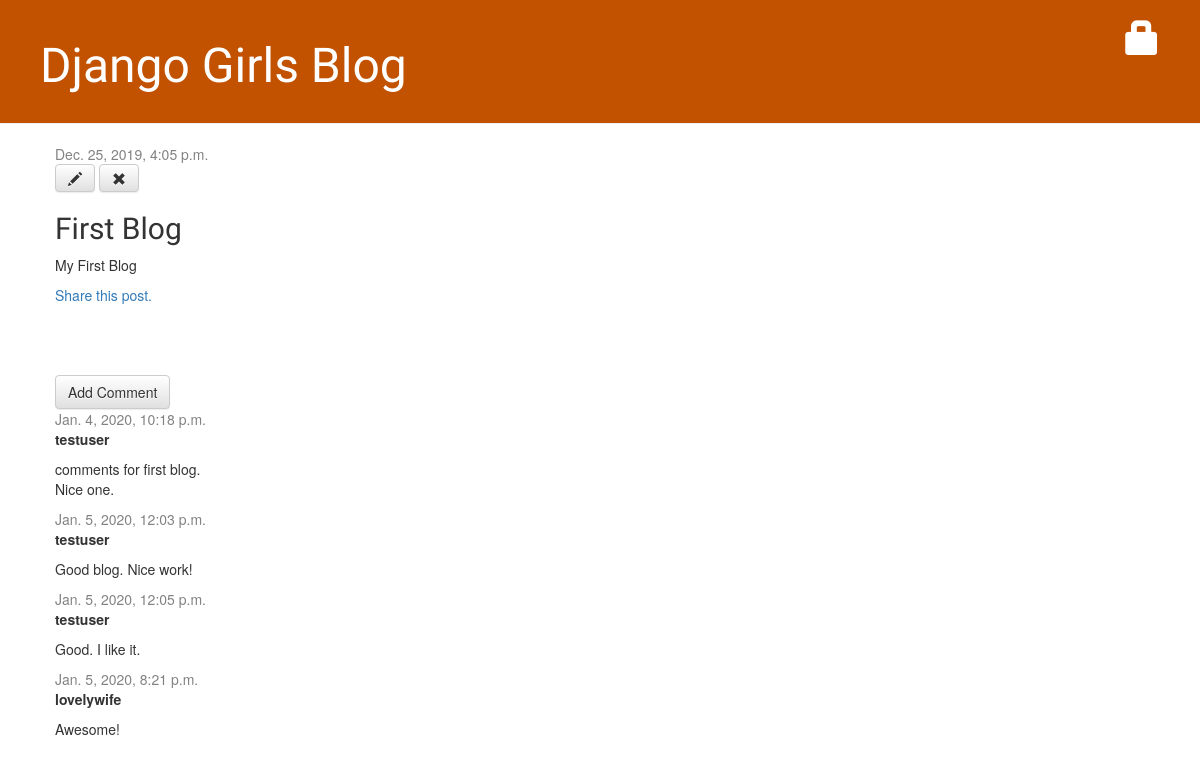
The app's page /post/1/ with its own data.
### blog/models.py (models this page shows, shortened)
class Post(models.Model):
    author = models.ForeignKey(settings.AUTH_USER_MODEL, on_delete=models.CASCADE)
    title = models.CharField(max_length=200)
    text = models.TextField()
    created_date = models.DateTimeField(default=timezone.now)
    published_date = models.DateTimeField(blank=True, null=True)

class Comment(models.Model):
    post = models.ForeignKey('blog.Post', on_delete=models.CASCADE, related_name='comments')
    author = models.CharField(max_length=200)
    text = models.TextField()
    created_date = models.DateTimeField(default=timezone.now)
    approved_comment = models.BooleanField(default=False)

### blog/views.py (the view)
# urls.py: path('post/<int:pk>/', views.post_detail, name='post_detail'),
def post_detail(request, pk):
    post = get_object_or_404(Post, pk=pk)
    return render(request, 'blog/post_detail.html', {'post':post})

### blog/templates/blog/post_detail.html (shortened to what this page needs)
{% extends 'blog/base.html' %}
{% block content %}
    <div class="post">
        {% if post.published_date %}
            <div class="date">
                {{ post.published_date }}
            </div>
        {% else %}
            <a class="btn btn-default" href="{% url 'post_publish' pk=post.pk %}">Publish</a>
        {% endif %}
        <a class="btn btn-default" href="{% url 'post_edit' pk=post.pk %}"><span
            class="glyphicon glyphicon-pencil"></span></a>
        <a class="btn btn-default" href="{% url 'post_remove' pk=post.pk%}"><span
            class="glyphicon glyphicon-remove"></span></a>
        <h2> {{ post.title }} </h2>
        <p> {{ post.text|linebreaksbr }}</p>
        <p>
            <a href="{% url 'post_share' pk=post.pk %}">
                Share this post.
            </a>
        </p>
    </div>
    <a class="btn btn-default" href="{% url 'post_comment' pk=post.pk%}">
        Add Comment</a>
    {% for comment in post.comments.all %}
        {% if user.is_authenticated or comment.approved_comment %}
        <div class="comment">
            <div class="date">
                {{ comment.created_date }}
            </div>
            <strong>{{ comment.author }}</strong>
            <p>{{ comment.text|linebreaks }}</p>
        </div>
        {% endif %}
    {% empty %}
        <p>No comments here yet :</p>
    {% endfor %}
{% endblock content %}

### blog/static/css/blog.css (style rules this page uses)
h1, h2, h3, h4 { font-family: 'Lobster', cursive; }
.date { color: #828282; }
.post { margin-bottom: 70px; }
.comment { margin: 20px, 0px 20px 20px; }

### records on screen
Post: published_date "Dec. 25, 2019, 4:05 p.m.", title "First Blog", text "My First Blog"
Comment: created_date "Jan. 4, 2020, 10:18 p.m.", author "testuser", text "comments for first blog. Nice one."
Comment: created_date "Jan. 5, 2020, 12:03 p.m.", author "testuser", text "Good blog. Nice work!"
Comment: created_date "Jan. 5, 2020, 12:05 p.m.", author "testuser", text "Good. I like it."
Comment: created_date "Jan. 5, 2020, 8:21 p.m.", author "lovelywife", text "Awesome!"
